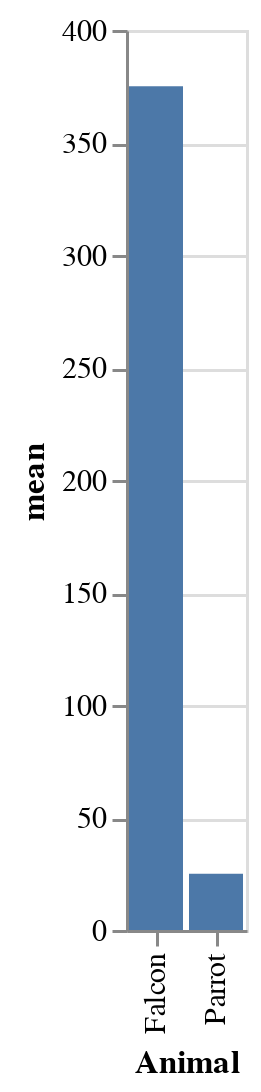

Source (notebook cell):
### Code cell
chart = alt.Chart(df).mark_bar().encode(
    x='Animal:O',  # O for ordinal
    y='mean:Q'      # Q for quantitative
)
chart

### Figure 1 — Vega-Lite specification as saved in the notebook (floating-point values rounded to 4 significant figures)
{"config": {"view": {"continuousWidth": 300, "continuousHeight": 300}}, "data": {"name": "data-61f6b0144f236361c8c05cc365593ac7"}, "mark": {"type": "bar"}, "encoding": {"x": {"field": "Animal", "type": "ordinal"}, "y": {"field": "mean", "type": "quantitative"}}, "$schema": "https://vega.github.io/schema/vega-lite/v5.17.0.json", "datasets": {"data-61f6b0144f236361c8c05cc365593ac7": [{"Animal": "Falcon", "mean": 375.0, "count": 750.0}, {"Animal": "Parrot", "mean": 25.0, "count": 50.0}]}}
